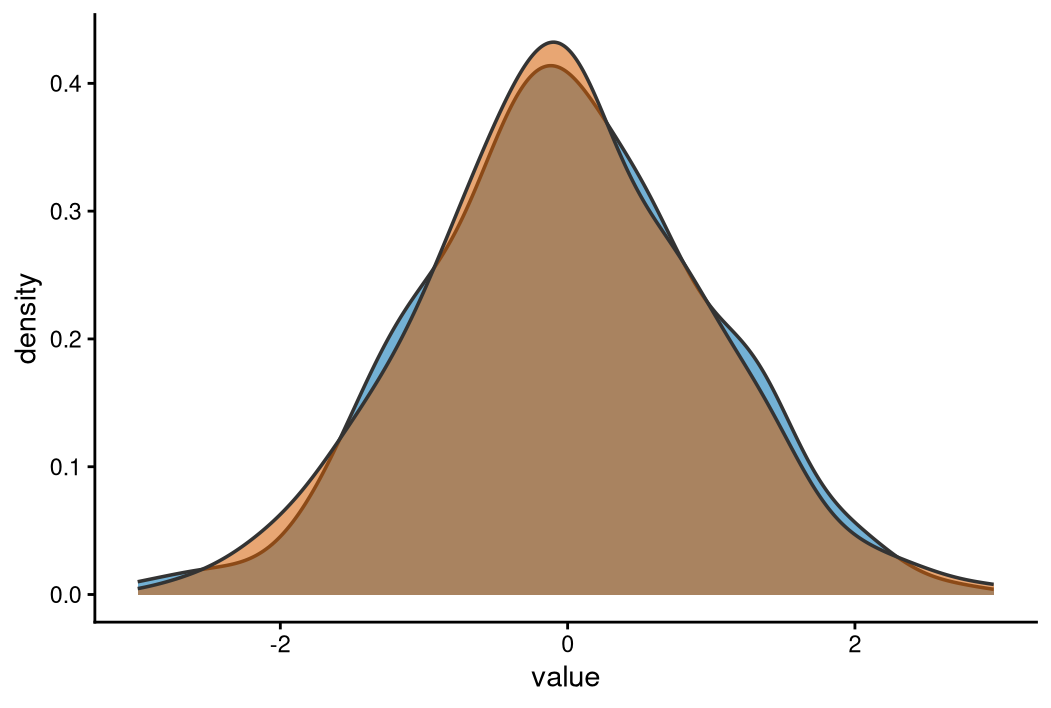
#> input picture reference/05.可参考出图代码/L1_基础统计图/L1_density_verified.png, 1051 x 708 px
$ python figure_audit_scan.py --dir '../reference/05.可参考出图代码/L1_基础统计图'
#> lines starting #> are read from the running program, lines starting #| are printed output that depends on the picture
#!/usr/bin/env python3
"""出图合规性批量扫描（本地图件，docs/figure_spec.md v2.2 的交付侧验收）。

用途：把图廊本地副本 outputs/<项目>/<线>/figures/ 的每张 PNG 按 6 个可机器判断的
维度逐张判定，输出 CSV/JSON 供报告引用。**不做审美判断**，只做可复现的量化检查。

检查维度（每张图独立判定）：
  1. format      PNG 且真实 DPI == 300（容差 1.0）
  2. readable    最小可读面积：最短边 >= 1200 px（300dpi 下 4in，8pt 字仍可辨）
  3. margin      四周留白：边缘 1px 内出现非白像素比例 < 5%（防裁字/贴边）
  4. notext_cn   不出现中文字形：用 Otsu 二值化后统计暗像素密度异常（启发式，仅告警）
  5. nonblank    非空白图（方差 > 阈值）
  6. has_ink     非纯白（至少 1% 非白像素）

用法：
    python3 cn_debug/figure_audit_scan.py --dir outputs/PRJ_X/line1_bulk/figures
    python3 cn_debug/figure_audit_scan.py --dir ... --csv cn_debug/figure_audit.csv
"""

import argparse
import csv
import io
import json
import os
import sys

from PIL import Image

DPI_MIN = 299.0
DPI_MAX = 301.0
MIN_SIDE = 1200
EDGE_INK = 0.05
VAR_MIN = 5.0


def check_one(path):
    """单张图 6 维判定，返回 dict（每个维度 ok + 观测值）。"""
    name = os.path.basename(path)
    out = {"image": name, "bytes": os.path.getsize(path)}
    im = Image.open(path)
#> im is the input picture: PIL image 1051x708 RGB; mean R, G, B 229.5, 220.3, 211.8
    im.load()
    out["mode"] = im.mode
    out["size"] = "%dx%d" % im.size
    dpi = im.info.get("dpi") or (0, 0)
#> dpi = (300, 300)
    out["dpi_x"] = round(float(dpi[0]), 2)
    out["dpi_y"] = round(float(dpi[1]), 2)

    d = im.convert("L")
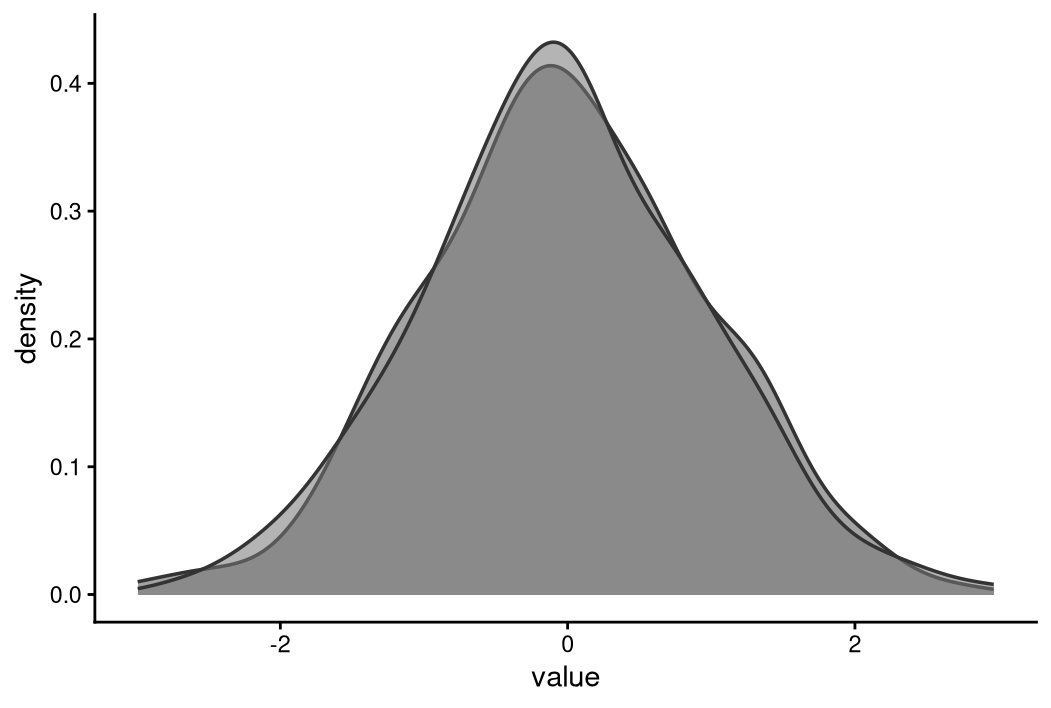
#> d: PIL image 1051x708 L; min 0, max 255, mean 222
    import numpy as np
    a = np.asarray(d, dtype=float)
    out["std"] = round(float(a.std()), 3)

    # 1 格式与 DPI
    out["format_ok"] = (im.format == "PNG"
                        and DPI_MIN <= out["dpi_x"] <= DPI_MAX
                        and DPI_MIN <= out["dpi_y"] <= DPI_MAX)
    # 2 可读面积
    out["readable_ok"] = min(im.size) >= MIN_SIDE
    # 3 边缘：4 条 1px 边带上非白像素占比
    edge = np.concatenate([
        (a[0, :] < 250).astype(float),
        (a[-1, :] < 250).astype(float),
        (a[:, 0] < 250).astype(float),
        (a[:, -1] < 250).astype(float),
    ])
#> edge = 3518 values from 0 to 0
    out["edge_ink"] = round(float(edge.mean()), 4)
    out["margin_ok"] = out["edge_ink"] < EDGE_INK
    # 5/6 非空白
    out["nonblank_ok"] = out["std"] > VAR_MIN

    dims = ["format", "readable", "margin", "nonblank"]
    out["score_100"] = round(100.0 * sum(1 for k in dims if out.get(k + "_ok")) / len(dims), 1)
    out["problems"] = []
    if not out["format_ok"]:
        out["problems"].append("format/DPI: %s %s" % (im.format, (out["dpi_x"], out["dpi_y"])))
    if not out["readable_ok"]:
        out["problems"].append("最短边 %d < %d px" % (min(im.size), MIN_SIDE))
    if not out["margin_ok"]:
        out["problems"].append("边缘非白 %.1f%%（疑似裁字或贴边）" % (out["edge_ink"] * 100))
    if not out["nonblank_ok"]:
        out["problems"].append("图近乎空白 std=%.2f" % out["std"])
    return out


def main(argv=None):
    ap = argparse.ArgumentParser()
    ap.add_argument("--dir", required=True)
    ap.add_argument("--csv", default="")
    ap.add_argument("--json", default="")
    args = ap.parse_args(argv)

    files = sorted(f for f in os.listdir(args.dir) if f.lower().endswith(".png"))
    rows = [check_one(os.path.join(args.dir, f)) for f in files]
#> in check_one (call 2), `out = {"image": name, "bytes": os.path.getsize(path)}`: out = {'image': 'L1_groupedbar_verified.png', 'bytes': 14702}
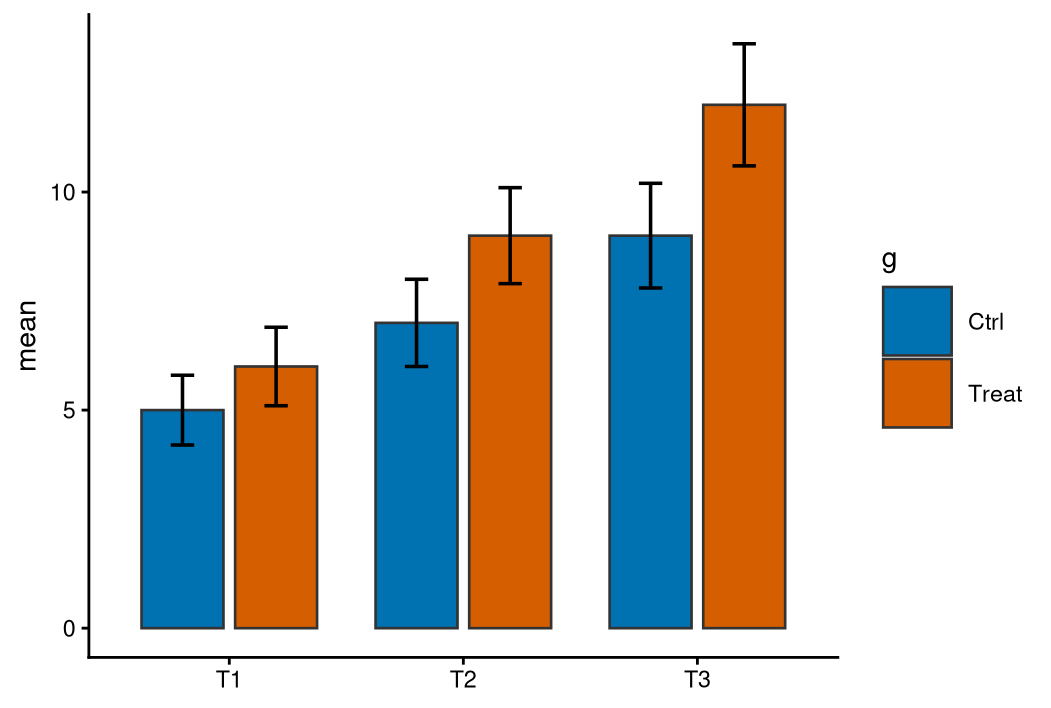
#> input picture reference/05.可参考出图代码/L1_基础统计图/L1_groupedbar_verified.png, 1051 x 708 px
#> in check_one, im is the input picture: PIL image 1051x708 RGB; mean R, G, B 216.6, 212.7, 207.1
#> in check_one (call 2), `d = im.convert("L")`:
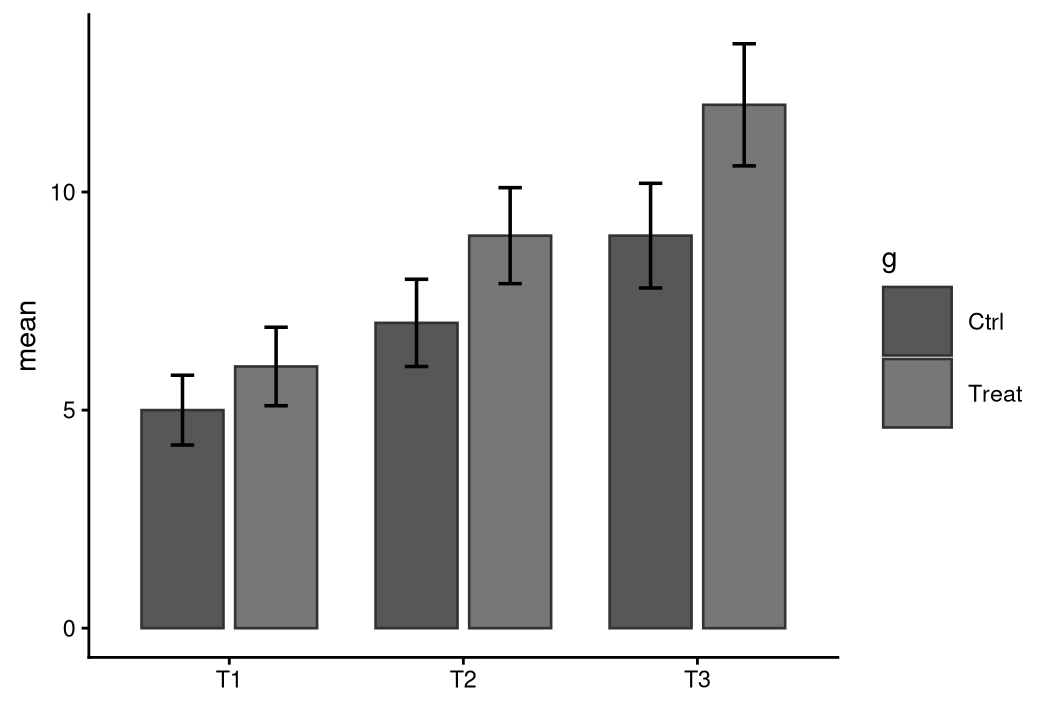
#> d: PIL image 1051x708 L; min 0, max 255, mean 213.2

    bad = [r for r in rows if r["problems"]]
#> bad = 2 items
    ok = len(rows) - len(bad)
#> ok = 0
    for r in rows:
        tag = "PASS" if not r["problems"] else "FAIL"
        print("%s %-38s %-11s dpi=%.1f std=%.1f edge=%.3f"
              % (tag, r["image"], r["size"], r["dpi_x"], r["std"], r["edge_ink"]))
        for p in r["problems"]:
            print("      - %s" % p)
#> this loop made 2 passes
#> tag on passes 1 to 2: 'FAIL', 'FAIL'
#| FAIL L1_density_verified.png                1051x708    dpi=300.0 std=56.1 edge=0.000
#|       - 最短边 708 < 1200 px
#| FAIL L1_groupedbar_verified.png             1051x708    dpi=300.0 std=70.6 edge=0.000
#|       - 最短边 708 < 1200 px
    print("scan: figs=%d pass=%d fail=%d" % (len(rows), ok, len(bad)))
#| scan: figs=2 pass=0 fail=2

    if args.csv:
        cols = ["image", "size", "dpi_x", "dpi_y", "std", "edge_ink",
                "format_ok", "readable_ok", "margin_ok", "nonblank_ok", "score_100"]
        with open(args.csv, "w", newline="", encoding="utf-8") as fh:
            w = csv.DictWriter(fh, fieldnames=cols, extrasaction="ignore")
            w.writeheader()
            for r in rows:
                w.writerow(r)
    if args.json:
        with open(args.json, "w", encoding="utf-8") as fh:
            json.dump(rows, fh, ensure_ascii=False, indent=1)
    return 0 if not bad else 1


if __name__ == "__main__":
#> (the run stopped early here; a loop or call above may not have finished)
